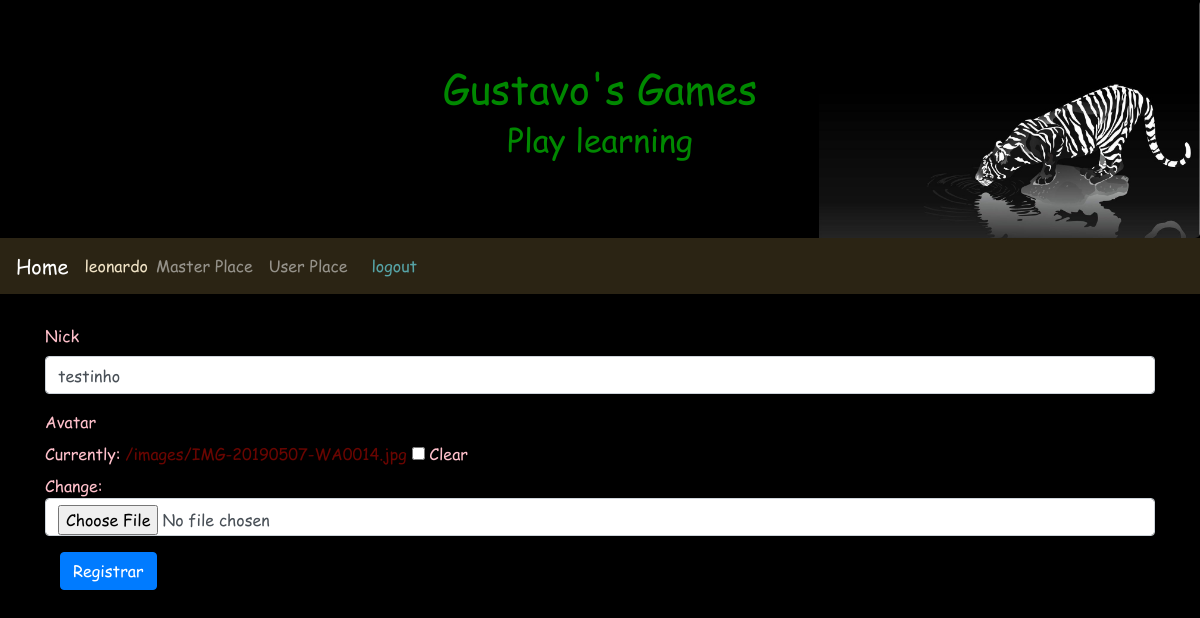
Before: /gameplace/teste/14/updategamer (signed in) with the older database file.
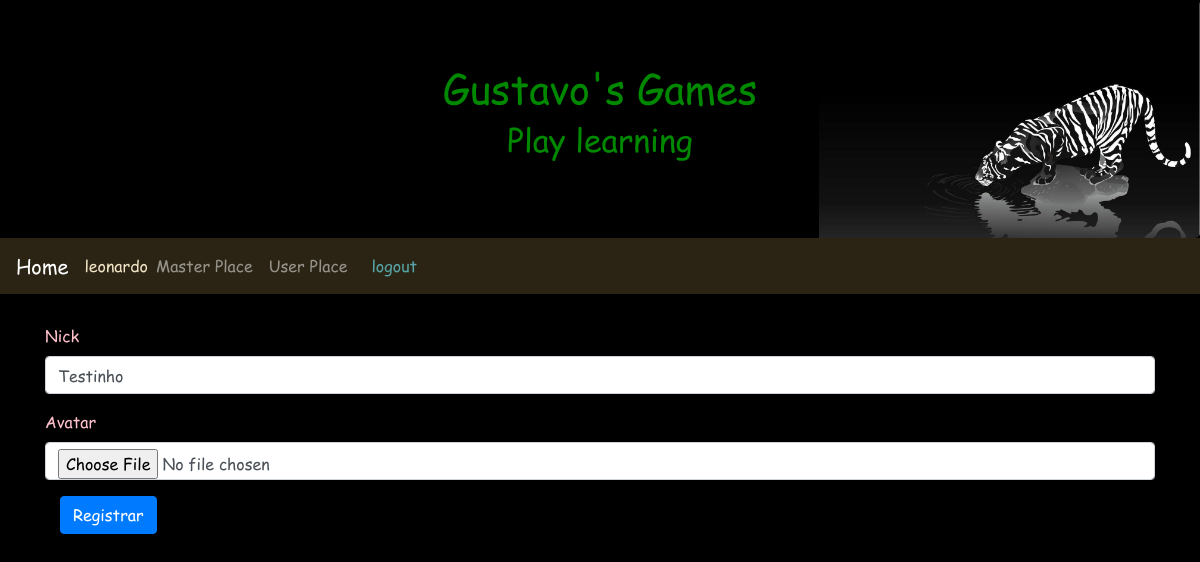
After: the same page with the newer database file.
### gameplace/models.py (models this page shows, shortened)
class Gamer(models.Model):
    user          = models.ForeignKey(settings.AUTH_USER_MODEL, verbose_name='User', on_delete=models.CASCADE)
    master        = models.ForeignKey(Master, verbose_name='Master', on_delete=models.CASCADE)
    nickname      = models.CharField('Nick', max_length=200)
    avatar        = models.ImageField('Avatar', upload_to='images/', max_length=500, null=True, blank=True)
    othersMasters = models.ManyToManyField(Master, through='GamerMaster', related_name='otherMasters')
    created = models.DateTimeField('Created', auto_now_add=True)
    modified = models.DateTimeField('Modified', auto_now=True)
    class Meta:
        verbose_name        = 'Gamer'
        verbose_name_plural = 'Gamers'

### gameplace/views.py (the view, shortened to what this page needs)
# urls.py: path('<slug:slugmaster>/<int:pk>/updategamer', GamerUpdateView.as_view(), name='updategamer'),
class GamerUpdateView(LoginRequiredMixin, UpdateView):
    template_name = 'gameplace/createupdate.html'
    fields = ['nickname', 'avatar']
    def get_object(self):
        master = get_object_or_404(Master, user=self.request.user, slug = self.kwargs['slugmaster'])
        gamer  = get_object_or_404(Gamer, master = master, pk=self.kwargs['pk'])
        if (gamer.avatar != None):
            try:
                gamer.avatar.url
            except ApiError as e:
                traceback.print_exc()
                gamer.avatar = None
            except ValueError as e:
                pass
        return gamer

### gameplace/templates/gameplace/createupdate.html (shortened to what this page needs)
{% extends 'base.html' %}
{% load widget_tweaks %}
{% block content %}
<section>
  <form class="form-horizontal" method="post" enctype="multipart/form-data">
    <fieldset>
      {% for field in form %}
        <div class="form-group{% if field.errors %} has-error {% endif %}">
          <label for="{{ field.auto_id }}" class="control-label">{{ field.label }}</label>
          <div class="">
            {% render_field field class="form-control" %}
          </div>
        </div>
      {% endfor %}
        <div class="form-group">
          <div class="col-md-9 col-md-offset-3">
            <button type="submit" class="btn btn-primary">Registrar</button>
          </div>
        </div>
    </fieldset>
  </form>
</section>
{% endblock %}

Changed rows visible on the page:
changed Gamer: nickname "testinho" → "Testinho"
Other visible differences:
list line gone: "Currently: /images/IMG-20190507-WA0014.jpg Clear Change: ☐"
